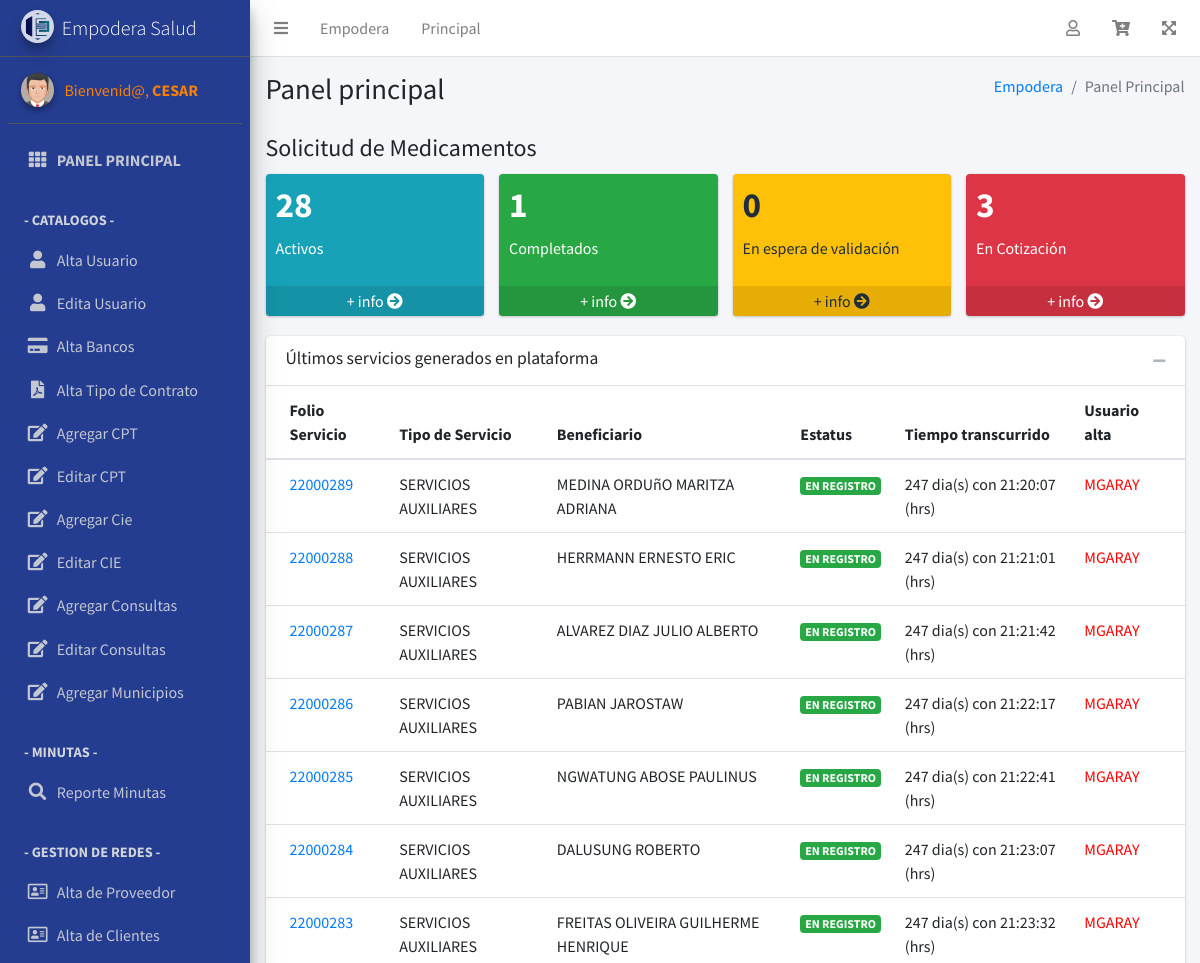
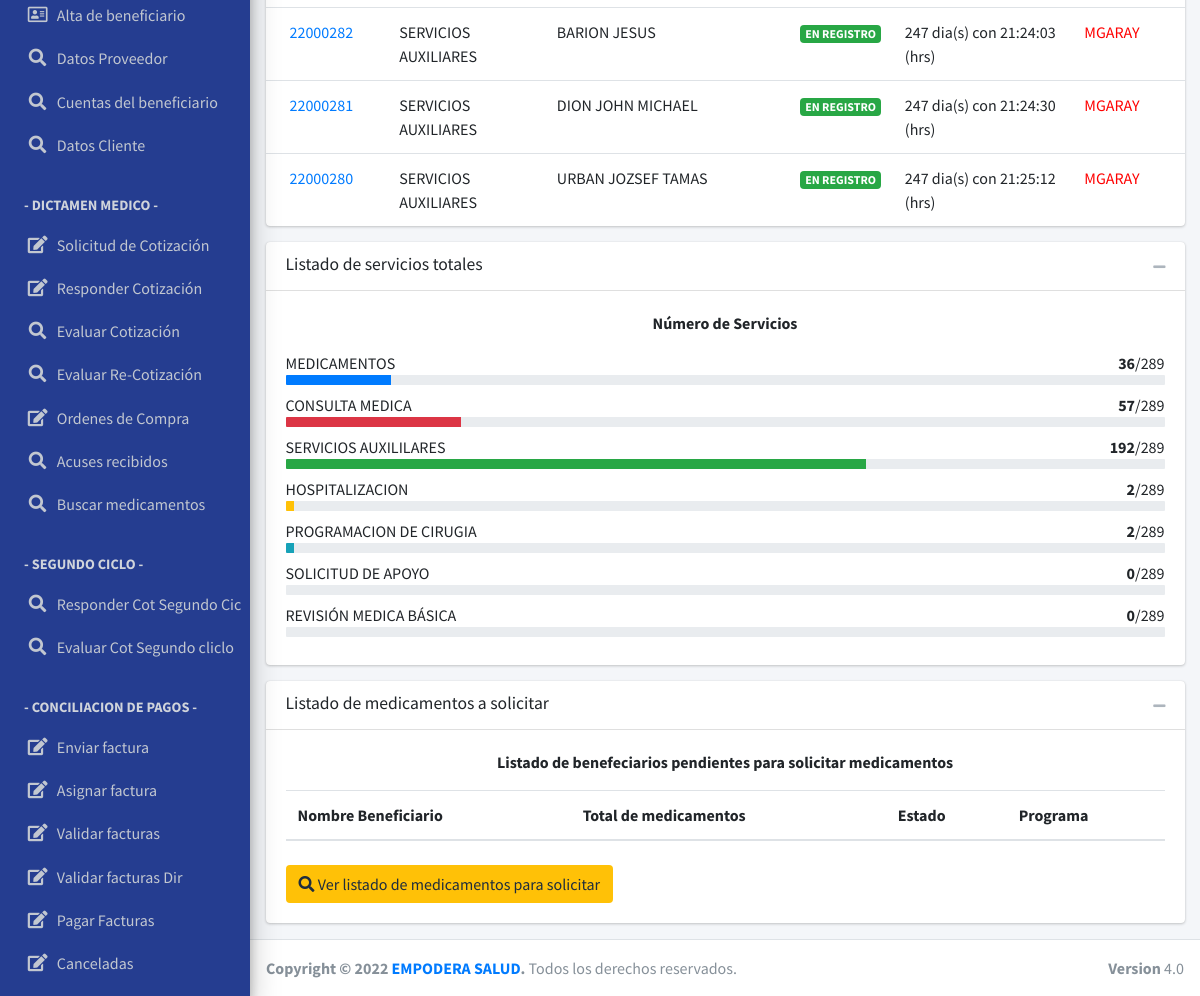
Page /panelPrincipal (signed in) on the committed database (2 pictures, top to bottom).
### tables this page shows
CREATE TABLE `servicios`  (
  `idServicio` int(11) NOT NULL AUTO_INCREMENT,
  `folioServicio` varchar(50) NULL DEFAULT NULL,
  `folioEmpodera` varchar(50) NULL DEFAULT NULL,
  `idCuenta` int(11) NULL DEFAULT NULL,
  `idBeneficiario` int(11) NULL DEFAULT NULL,
  `servicio` varchar(255) NULL DEFAULT NULL,
  `observaciones` varchar(400) NULL DEFAULT NULL,
  `monto` varchar(50) NULL DEFAULT NULL,
  `fechaAlta` timestamp NULL DEFAULT NULL,
  `idUsuario` int(11) NULL DEFAULT NULL,
  `motivocancela` varchar(100) NULL DEFAULT NULL,
  `servicioprincipal` int(11) NULL DEFAULT NULL,
  `montoFacturable` varchar(255) NULL DEFAULT NULL,
  `estatus` int(11) NULL DEFAULT NULL,
  PRIMARY KEY (`idServicio`) USING BTREE
);

CREATE TABLE `beneficiarios`  (
  `idBenefeciario` int(11) NOT NULL AUTO_INCREMENT,
  `codigoBenefeciario` varchar(8) NULL DEFAULT NULL,
  `folioBeneficiario` varchar(255) NULL DEFAULT NULL,
  `nombreBeneficiario` varchar(255) NULL DEFAULT NULL,
  `sexo` varchar(10) NULL DEFAULT NULL,
  `genero` varchar(10) NULL DEFAULT NULL,
  `fechaNacimiento` date NULL DEFAULT NULL,
  `entidadFederativa` int(11) NULL DEFAULT NULL,
  `municipioDelegacion` int(11) NULL DEFAULT NULL,
  `calle` varchar(150) NULL DEFAULT NULL,
  `colonia` varchar(150) NULL DEFAULT NULL,
  `noExteriorInterior` varchar(150) NULL DEFAULT NULL,
  `codigoPostal` varchar(10) NULL DEFAULT NULL,
  `telefonoBeneficiario` varchar(12) NULL DEFAULT NULL,
  `nombreRecibe` varchar(100) NULL DEFAULT NULL,
  `telefonoRecibe` varchar(12) NULL DEFAULT NULL,
  `tipoPrograma` varchar(150) NULL DEFAULT NULL,
  `subgrupo` varchar(150) NULL DEFAULT NULL,
  `referencias` varchar(500) NULL DEFAULT NULL,
  `idUsuario` int(11) NULL DEFAULT NULL,
  `fechaAlta` timestamp NULL DEFAULT NULL,
  `estatus` int(11) NULL DEFAULT NULL,
  PRIMARY KEY (`idBenefeciario`) USING BTREE
);

CREATE TABLE `tipoestatus`  (
  `idEstatus` int(11) NOT NULL AUTO_INCREMENT,
  `descripcionEstatus` varchar(255) NULL DEFAULT NULL,
  PRIMARY KEY (`idEstatus`) USING BTREE
);

CREATE TABLE `usuarios`  (
  `idUsuario` int(11) NOT NULL AUTO_INCREMENT,
  `nombre` varchar(255) NULL DEFAULT NULL,
  `apellidos` varchar(255) NULL DEFAULT NULL,
  `sexo` varchar(15) NULL DEFAULT NULL,
  `telefono` varchar(15) NULL DEFAULT NULL,
  `usuario` varchar(60) NULL DEFAULT NULL,
  `contrasena` varchar(255) NULL DEFAULT NULL,
  `email` varchar(255) NULL DEFAULT NULL,
  `tipousuario` varchar(50) NULL DEFAULT NULL,
  `Imagen` varchar(500) NULL DEFAULT 'ImagenProfile/defaulth.jpg',
  `idEmpresa` int(11) NULL DEFAULT NULL,
  `estatus` int(11) NULL DEFAULT 1,
  PRIMARY KEY (`idUsuario`) USING BTREE
);

### listadoservicios.php (the view, shortened to what this page needs)
<div class="card">
              <div class="card-header border-transparent">
                <h3 class="card-title">Últimos servicios generados en plataforma</h3>
                <div class="card-tools">
                  <button type="button" class="btn btn-tool" data-card-widget="collapse">
                    <i class="fas fa-minus"></i>
                  </button>
                </div>
              </div>
              <div class="card-body p-0">
                <div class="table-responsive">
                  <table class="table m-0">
                    <thead>
                    <tr>
                      <th>Folio Servicio</th>
                      <th>Tipo de Servicio</th>
                      <th>Beneficiario</th>
                      <th>Estatus</th>
                      <th>Tiempo transcurrido</th>
                      <th>Usuario alta</th>
                    </tr>
                    </thead>
                    <tbody>
                    <?php
                    function dateDiff($start, $end) {
                    $datetime1 = new DateTime($start);
                    $datetime2 = new DateTime($end);
                    $interval = $datetime1->diff($datetime2);
                        return $interval->format("%a dia(s) con %H:%I:%S (hrs)");
                    }
                    $queryservicios="SELECT te.descripcionEstatus, s.servicioprincipal,  s.observaciones, s.idBeneficiario, s.idServicio, s.folioEmpodera, b.nombreBeneficiario, s.servicio, s.estatus, s.fechaAlta, u.usuario from servicios s
                    INNER JOIN beneficiarios b on b.idBenefeciario=s.idBeneficiario
                    INNER JOIN tipoestatus te on te.idEstatus=s.estatus
                    INNER JOIN usuarios u on u.idUsuario=s.idUsuario
                    ORDER BY s.idServicio DESC LIMIT 10";
                    $resservicios = mysqli_query($con,$queryservicios);
                    while ($extraidoservicios= mysqli_fetch_array($resservicios)) {
                      $idServicio=$extraidoservicios['idServicio'];
                      $idBeneficiario=$extraidoservicios['idBeneficiario'];
                      $descripcionEstatus=$extraidoservicios['descripcionEstatus'];
                      $servicioprincipal=$extraidoservicios['servicioprincipal'];
                      $observaciones=$extraidoservicios['observaciones'];
                      $hoy=date('Y-m-d H:i:s');
                      $tiempo_atencion = dateDiff($extraidoservicios['fechaAlta'],$hoy);
                    ?>
                    <tr>
                      <td><a href="detalleDeServicio?idServicio=<?php echo $idServicio ?>&idBeneficiario=<?php echo $idBeneficiario ?>"><?php echo $extraidoservicios['folioEmpodera'] ?></a>
                      </td>
                      <td><?php echo $extraidoservicios['servicio'] ?> <small class="text-success mr-1"><?php if ($servicioprincipal!=0) { echo $observaciones; } ?></small>
                      </td>
                      <td><?php echo $extraidoservicios['nombreBeneficiario'] ?></td>
                      <td><span class="badge badge-success"><?php echo strtoupper($descripcionEstatus) ?> <?php if ($descripcionEstatus=='Cotizaciones Entregadas') { echo "($totalCoti)"; } ?></span></td>
                      <td><?php echo $tiempo_atencion ?></td>
                      <td><font color="red"><?php echo strtoupper($extraidoservicios['usuario']) ?></font></td>
                    </tr>
                    <?php
                      }
                    ?>
                    </tbody>
                  </table>
                </div>
              </div>
            </div>

### rows in the picture
servicios: folioEmpodera "22000289", servicio "SERVICIOS AUXILIARES", idBeneficiario.nombreBeneficiario "MEDINA ORDUñO MARITZA ADRIANA", tipoestatus.descripcionEstatus "EN REGISTRO", fechaAlta "247 dia(s) con 21:20:07 (hrs)", idUsuario.usuario "MGARAY"
servicios: folioEmpodera "22000288", servicio "SERVICIOS AUXILIARES", idBeneficiario.nombreBeneficiario "HERRMANN ERNESTO ERIC", tipoestatus.descripcionEstatus "EN REGISTRO", fechaAlta "247 dia(s) con 21:21:01 (hrs)", idUsuario.usuario "MGARAY"
servicios: folioEmpodera "22000287", servicio "SERVICIOS AUXILIARES", idBeneficiario.nombreBeneficiario "ALVAREZ DIAZ JULIO ALBERTO", tipoestatus.descripcionEstatus "EN REGISTRO", fechaAlta "247 dia(s) con 21:21:42 (hrs)", idUsuario.usuario "MGARAY"
servicios: folioEmpodera "22000286", servicio "SERVICIOS AUXILIARES", idBeneficiario.nombreBeneficiario "PABIAN JAROSTAW", tipoestatus.descripcionEstatus "EN REGISTRO", fechaAlta "247 dia(s) con 21:22:17 (hrs)", idUsuario.usuario "MGARAY"
servicios: folioEmpodera "22000285", servicio "SERVICIOS AUXILIARES", idBeneficiario.nombreBeneficiario "NGWATUNG ABOSE PAULINUS", tipoestatus.descripcionEstatus "EN REGISTRO", fechaAlta "247 dia(s) con 21:22:41 (hrs)", idUsuario.usuario "MGARAY"
servicios: folioEmpodera "22000284", servicio "SERVICIOS AUXILIARES", idBeneficiario.nombreBeneficiario "DALUSUNG ROBERTO", tipoestatus.descripcionEstatus "EN REGISTRO", fechaAlta "247 dia(s) con 21:23:07 (hrs)", idUsuario.usuario "MGARAY"
servicios: folioEmpodera "22000283", servicio "SERVICIOS AUXILIARES", idBeneficiario.nombreBeneficiario "FREITAS OLIVEIRA GUILHERME HENRIQUE", tipoestatus.descripcionEstatus "EN REGISTRO", fechaAlta "247 dia(s) con 21:23:32 (hrs)", idUsuario.usuario "MGARAY"
servicios: folioEmpodera "22000282", servicio "SERVICIOS AUXILIARES", idBeneficiario.nombreBeneficiario "BARION JESUS", tipoestatus.descripcionEstatus "EN REGISTRO", fechaAlta "247 dia(s) con 21:24:03 (hrs)", idUsuario.usuario "MGARAY"
servicios: folioEmpodera "22000281", servicio "SERVICIOS AUXILIARES", idBeneficiario.nombreBeneficiario "DION JOHN MICHAEL", tipoestatus.descripcionEstatus "EN REGISTRO", fechaAlta "247 dia(s) con 21:24:30 (hrs)", idUsuario.usuario "MGARAY"
servicios: folioEmpodera "22000280", servicio "SERVICIOS AUXILIARES", idBeneficiario.nombreBeneficiario "URBAN JOZSEF TAMAS", tipoestatus.descripcionEstatus "EN REGISTRO", fechaAlta "247 dia(s) con 21:25:12 (hrs)", idUsuario.usuario "MGARAY"

### other values in the picture
$nombre "CESAR"
$total2 "28"
$total "1"
$total "0"
$total "3"
$totalMedicamentos "36"
$totalServicios "289"
$totalConsulta "57"
$totalAuxiliares "192"
$totalHospital "2"
$totalCirugia "2"
$totalApoyos "0"
$totalRevision "0"
